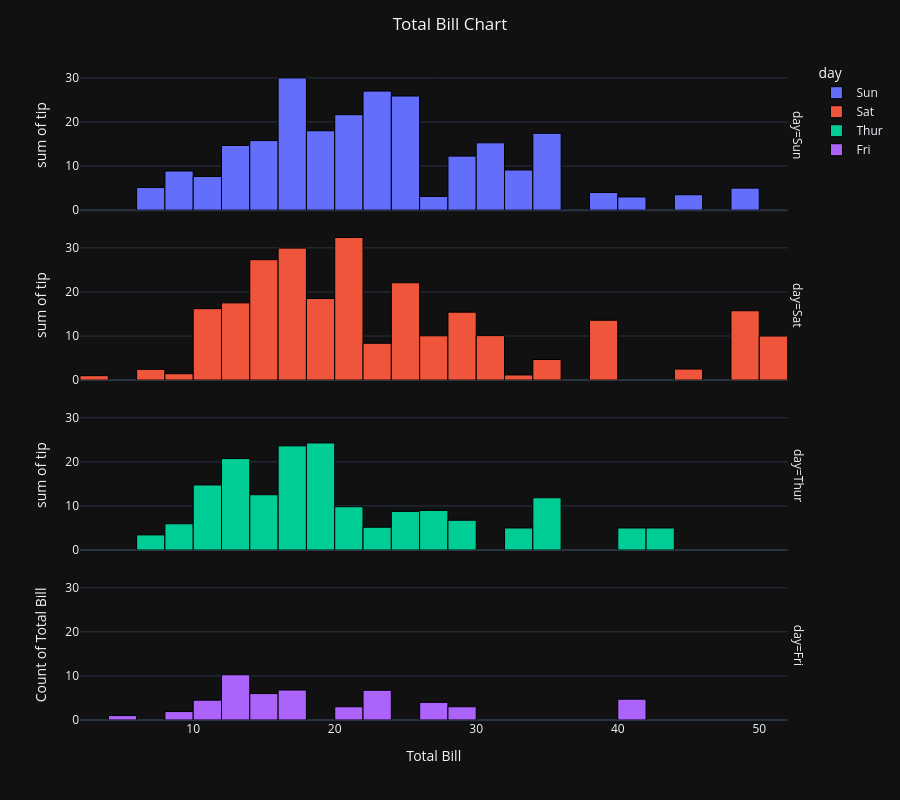

Notebook code for this chart:
### Code cell
fig = px.histogram(df, x='total_bill', y='tip', nbins=30, color='day',
                    facet_row='day', height=800
                   )

fig.update_traces(
    marker=dict(
        line=dict(color='black', width=1)
    )
)

fig.update_layout(title="Total Bill Chart", title_x=0.5, template="plotly_dark", xaxis_title='Total Bill', yaxis_title='Count of Total Bill', )



fig.show()

### Figure 1 — Plotly figure (JSON) as saved in the notebook; plotly's stock layout.template omitted (floating-point values rounded to 4 significant figures)
{"data": [{"bingroup": "x", "histfunc": "sum", "hovertemplate": "day=Sun<br>total_bill=%{x}<br>sum of tip=%{y}<extra></extra>", "legendgroup": "Sun", "marker": {"color": "#636efa", "line": {"color": "black", "width": 1}, "pattern": {"shape": ""}}, "name": "Sun", "nbinsx": 30, "orientation": "v", "showlegend": true, "type": "histogram", "x": [16.99, 10.34, 21.01, 23.68, 24.59, 25.29, 8.77, 26.88, 15.04, 14.78, 10.27, 35.26, 15.42, 18.43, 14.83, 21.58, 10.33, 16.29, 16.97, 17.46, 13.94, 9.68, 30.4, 18.29, 22.23, 32.4, 28.55, 18.04, 12.54, 10.29, 34.81, 9.94, 25.56, 19.49, 38.07, 23.95, 25.71, 17.31, 29.93, 14.07, 13.13, 17.26, 24.55, 19.77, 29.85, 48.17, 25.0, 13.39, 16.49, 21.5, 12.66, 16.21, 13.81, 17.51, 24.52, 20.76, 31.71, 7.25, 31.85, 16.82, 32.9, 17.89, 14.48, 9.6, 34.63, 34.65, 23.33, 45.35, 23.17, 40.55, 20.69, 20.9, 30.46, 18.15, 23.1, 15.69], "xaxis": "x4", "y": [1.01, 1.66, 3.5, 3.31, 3.61, 4.71, 2.0, 3.12, 1.96, 3.23, 1.71, 5.0, 1.57, 3.0, 3.02, 3.92, 1.67, 3.71, 3.5, 2.54, 3.06, 1.32, 5.6, 3.0, 5.0, 6.0, 2.05, 3.0, 2.5, 2.6, 5.2, 1.56, 4.34, 3.51, 4.0, 2.55, 4.0, 3.5, 5.07, 2.5, 2.0, 2.74, 2.0, 2.0, 5.14, 5.0, 3.75, 2.61, 2.0, 3.5, 2.5, 2.0, 2.0, 3.0, 3.48, 2.24, 4.5, 5.15, 3.18, 4.0, 3.11, 2.0, 2.0, 4.0, 3.55, 3.68, 5.65, 3.5, 6.5, 3.0, 5.0, 3.5, 2.0, 3.5, 4.0, 1.5], "yaxis": "y4"}, {"bingroup": "x", "histfunc": "sum", "hovertemplate": "day=Sat<br>total_bill=%{x}<br>sum of tip=%{y}<extra></extra>", "legendgroup": "Sat", "marker": {"color": "#EF553B", "line": {"color": "black", "width": 1}, "pattern": {"shape": ""}}, "name": "Sat", "nbinsx": 30, "orientation": "v", "showlegend": true, "type": "histogram", "x": [20.65, 17.92, 20.29, 15.77, 39.42, 19.82, 17.81, 13.37, 12.69, 21.7, 19.65, 9.55, 18.35, 15.06, 20.69, 17.78, 24.06, 16.31, 16.93, 18.69, 31.27, 16.04, 38.01, 26.41, 11.24, 48.27, 20.29, 13.81, 11.02, 18.29, 17.59, 20.08, 16.45, 3.07, 20.23, 15.01, 12.02, 17.07, 26.86, 25.28, 14.73, 10.51, 17.92, 44.3, 22.42, 20.92, 15.36, 20.49, 25.21, 18.24, 14.31, 14.0, 7.25, 10.59, 10.63, 50.81, 15.81, 26.59, 38.73, 24.27, 12.76, 30.06, 25.89, 48.33, 13.27, 28.17, 12.9, 28.15, 11.59, 7.74, 30.14, 20.45, 13.28, 22.12, 24.01, 15.69, 11.61, 10.77, 15.53, 10.07, 12.6, 32.83, 35.83, 29.03, 27.18, 22.67, 17.82], "xaxis": "x3", "y": [3.35, 4.08, 2.75, 2.23, 7.58, 3.18, 2.34, 2.0, 2.0, 4.3, 3.0, 1.45, 2.5, 3.0, 2.45, 3.27, 3.6, 2.0, 3.07, 2.31, 5.0, 2.24, 3.0, 1.5, 1.76, 6.73, 3.21, 2.0, 1.98, 3.76, 2.64, 3.15, 2.47, 1.0, 2.01, 2.09, 1.97, 3.0, 3.14, 5.0, 2.2, 1.25, 3.08, 2.5, 3.48, 4.08, 1.64, 4.06, 4.29, 3.76, 4.0, 3.0, 1.0, 1.61, 2.0, 10.0, 3.16, 3.41, 3.0, 2.03, 2.23, 2.0, 5.16, 9.0, 2.5, 6.5, 1.1, 3.0, 1.5, 1.44, 3.09, 3.0, 2.72, 2.88, 2.0, 3.0, 3.39, 1.47, 3.0, 1.25, 1.0, 1.17, 4.67, 5.92, 2.0, 2.0, 1.75], "yaxis": "y3"}, {"bingroup": "x", "histfunc": "sum", "hovertemplate": "day=Thur<br>total_bill=%{x}<br>sum of tip=%{y}<extra></extra>", "legendgroup": "Thur", "marker": {"color": "#00cc96", "line": {"color": "black", "width": 1}, "pattern": {"shape": ""}}, "name": "Thur", "nbinsx": 30, "orientation": "v", "showlegend": true, "type": "histogram", "x": [27.2, 22.76, 17.29, 19.44, 16.66, 10.07, 32.68, 15.98, 34.83, 13.03, 18.28, 24.71, 21.16, 10.65, 12.43, 24.08, 11.69, 13.42, 14.26, 15.95, 12.48, 29.8, 8.52, 14.52, 11.38, 22.82, 19.08, 20.27, 11.17, 12.26, 18.26, 8.51, 10.33, 14.15, 16.0, 13.16, 17.47, 34.3, 41.19, 27.05, 16.43, 8.35, 18.64, 11.87, 9.78, 7.51, 19.81, 28.44, 15.48, 16.58, 7.56, 10.34, 43.11, 13.0, 13.51, 18.71, 12.74, 13.0, 16.4, 20.53, 16.47, 18.78], "xaxis": "x2", "y": [4.0, 3.0, 2.71, 3.0, 3.4, 1.83, 5.0, 2.03, 5.17, 2.0, 4.0, 5.85, 3.0, 1.5, 1.8, 2.92, 2.31, 1.68, 2.5, 2.0, 2.52, 4.2, 1.48, 2.0, 2.0, 2.18, 1.5, 2.83, 1.5, 2.0, 3.25, 1.25, 2.0, 2.0, 2.0, 2.75, 3.5, 6.7, 5.0, 5.0, 2.3, 1.5, 1.36, 1.63, 1.73, 2.0, 4.19, 2.56, 2.02, 4.0, 1.44, 2.0, 5.0, 2.0, 2.0, 4.0, 2.01, 2.0, 2.5, 4.0, 3.23, 3.0], "yaxis": "y2"}, {"bingroup": "x", "histfunc": "sum", "hovertemplate": "day=Fri<br>total_bill=%{x}<br>sum of tip=%{y}<extra></extra>", "legendgroup": "Fri", "marker": {"color": "#ab63fa", "line": {"color": "black", "width": 1}, "pattern": {"shape": ""}}, "name": "Fri", "nbinsx": 30, "orientation": "v", "showlegend": true, "type": "histogram", "x": [28.97, 22.49, 5.75, 16.32, 22.75, 40.17, 27.28, 12.03, 21.01, 12.46, 11.35, 15.38, 12.16, 13.42, 8.58, 15.98, 13.42, 16.27, 10.09], "xaxis": "x", "y": [3.0, 3.5, 1.0, 4.3, 3.25, 4.73, 4.0, 1.5, 3.0, 1.5, 2.5, 3.0, 2.2, 3.48, 1.92, 3.0, 1.58, 2.5, 2.0], "yaxis": "y"}], "layout": {"annotations": [{"font": {}, "showarrow": false, "text": "day=Fri", "textangle": 90, "x": 0.98, "xanchor": "left", "xref": "paper", "y": 0.1138, "yanchor": "middle", "yref": "paper"}, {"font": {}, "showarrow": false, "text": "day=Thur", "textangle": 90, "x": 0.98, "xanchor": "left", "xref": "paper", "y": 0.3712, "yanchor": "middle", "yref": "paper"}, {"font": {}, "showarrow": false, "text": "day=Sat", "textangle": 90, "x": 0.98, "xanchor": "left", "xref": "paper", "y": 0.6288, "yanchor": "middle", "yref": "paper"}, {"font": {}, "showarrow": false, "text": "day=Sun", "textangle": 90, "x": 0.98, "xanchor": "left", "xref": "paper", "y": 0.8862, "yanchor": "middle", "yref": "paper"}], "barmode": "relative", "height": 800, "legend": {"title": {"text": "day"}, "tracegroupgap": 0}, "margin": {"t": 60}, "title": {"text": "Total Bill Chart", "x": 0.5}, "xaxis": {"anchor": "y", "domain": [0, 0.98], "title": {"text": "Total Bill"}}, "xaxis2": {"anchor": "y2", "domain": [0, 0.98], "matches": "x", "showticklabels": false}, "xaxis3": {"anchor": "y3", "domain": [0, 0.98], "matches": "x", "showticklabels": false}, "xaxis4": {"anchor": "y4", "domain": [0, 0.98], "matches": "x", "showticklabels": false}, "yaxis": {"anchor": "x", "domain": [0, 0.2275], "title": {"text": "Count of Total Bill"}}, "yaxis2": {"anchor": "x2", "domain": [0.2575, 0.485], "matches": "y", "title": {"text": "sum of tip"}}, "yaxis3": {"anchor": "x3", "domain": [0.515, 0.7425], "matches": "y", "title": {"text": "sum of tip"}}, "yaxis4": {"anchor": "x4", "domain": [0.7725, 1], "matches": "y", "title": {"text": "sum of tip"}}}}
